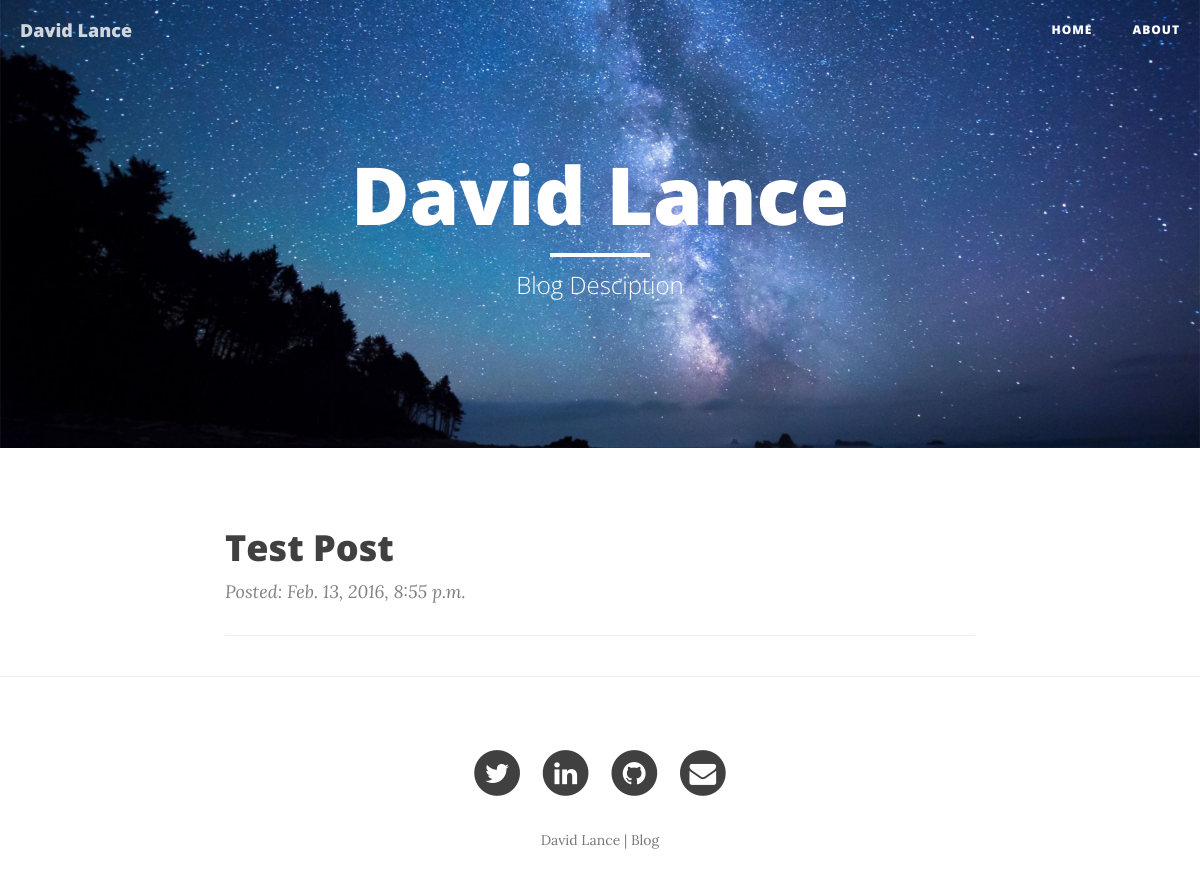
The app's page /, older data.
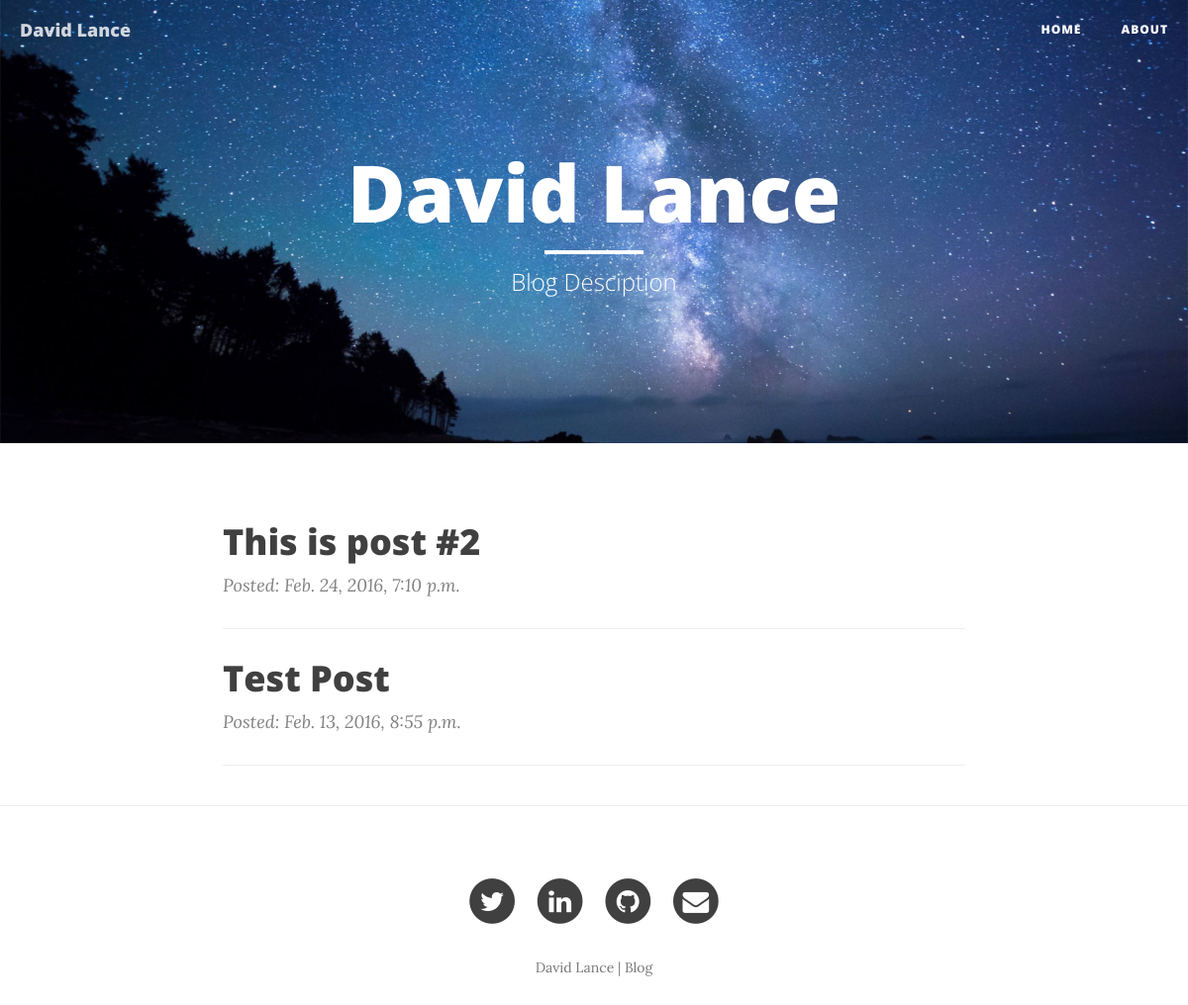
The same page, newer data.
### blog/models.py (models this page shows, shortened)
class Post(models.Model):
    title = models.CharField(max_length=200)
    pub_date = models.DateTimeField(blank=True, null=True)
    description = models.CharField(max_length=200, default="")
    text = models.TextField()

### blog/views.py (the view)
# urls.py: url(r'^$', views.post_list, name='post_list'),
def post_list(request):
    posts = Post.objects.filter(pub_date__lte=timezone.now()).order_by('-pub_date')
    return render(request, 'blog/post_list.html', {'posts':posts})

### blog/templates/blog/post_list.html (shortened to what this page needs)
<!DOCTYPE html>
<html lang="en">
<head>
    {% load staticfiles %}
    <link href="{% static 'css/bootstrap.min.css' %}" rel="stylesheet">
    <link href="{% static 'css/clean-blog.min.css' %}" rel="stylesheet">
    <link href="http://maxcdn.bootstrapcdn.com/font-awesome/4.1.0/css/font-awesome.min.css" rel="stylesheet" type="text/css">
</head>
<body>
    <nav class="navbar navbar-default navbar-custom navbar-fixed-top">
        <div class="container-fluid">
            <div class="navbar-header page-scroll">
                <a class="navbar-brand" href="{% url 'blog:post_list' %}">David Lance</a>
            </div>
            <div class="collapse navbar-collapse" id="bs-example-navbar-collapse-1">
                <ul class="nav navbar-nav navbar-right">
                    <li>
                      <a href="{% url 'blog:post_list' %}">Home</a>
                    </li>
                    <li>
                      <a href="{% url 'blog:about' %}">About</a>
                    </li>
                </ul>
            </div>
        </div>
    </nav>
    <header class="intro-header" style="background-image: url({% static 'img/home-bg.jpg' %})">
        <div class="container">
            <div class="row">
                <div class="col-lg-8 col-lg-offset-2 col-md-10 col-md-offset-1">
                    <div class="site-heading">
                        <h1>David Lance</h1>
                        <hr class="small">
                        <span class="subheading">Blog Desciption</span>
                    </div>
                </div>
            </div>
        </div>
    </header>
    <div class="container">
        <div class="row">
            <div class="col-lg-8 col-lg-offset-2 col-md-10 col-md-offset-1">
                {% for post in posts %}
                <div class="post-preview">
                  <a href="{% url 'blog:post' post.id %}">
                        <h2 class="post-title">
                          {{ post.title }}
                        </h2>
                    </a>
                    <p class="post-meta">Posted: {{ post.pub_date }}</p>
                </div>
                <hr>
                {% endfor %}
            </div>
        </div>
    </div>
    <hr>
    <footer>
        <div class="container">
            <div class="row">
                <div class="col-lg-8 col-lg-offset-2 col-md-10 col-md-offset-1">
                    <ul class="list-inline text-center">
                        <li>
                            <a href="https://twitter.com/dlance1996">
                                <span class="fa-stack fa-lg">
                                    <i class="fa fa-circle fa-stack-2x"></i>
                                    <i class="fa fa-twitter fa-stack-1x fa-inverse"></i>
                                </span>
                            </a>
                        </li>
                        <li>
                            <a href="https://linkedin.com/in/davidclance">
                                <span class="fa-stack fa-lg">
                                    <i class="fa fa-circle fa-stack-2x"></i>
                                    <i class="fa fa-linkedin fa-stack-1x fa-inverse"></i>
                                </span>
                            </a>
                        </li>
                        <li>
                            <a href="https://github.com/DLance96">
                                <span class="fa-stack fa-lg">
                                    <i class="fa fa-circle fa-stack-2x"></i>
                                    <i class="fa fa-github fa-stack-1x fa-inverse"></i>
                                </span>
                            </a>
                        </li>
                        <li>
                            <a href="mailto: dlance1996@gmail.com">
                              <span class="fa-stack fa-lg">
                                <i class="fa fa-circle fa-stack-2x"></i>
                                <i class="fa fa-envelope fa-stack-1x fa-inverse"></i>
                              </span>
                            </a>
                        </li>
                    </ul>
                    <p class="copyright text-muted">David Lance | Blog</p>
                </div>
            </div>
        </div>
    </footer>
</body>
</html>

Row changes from the older to the newer data that the page shows:
added Post: title "This is post #2", pub_date "Feb. 24, 2016, 7:10 p.m."
